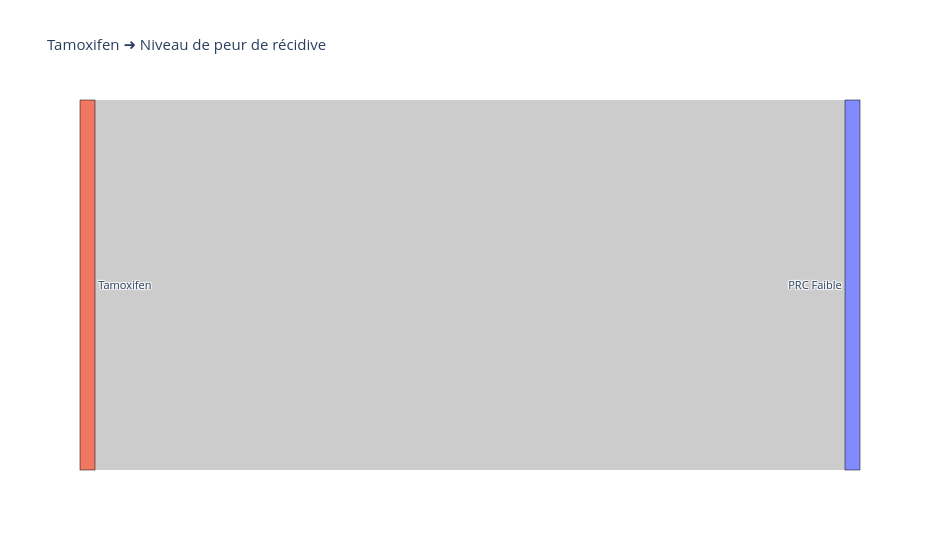
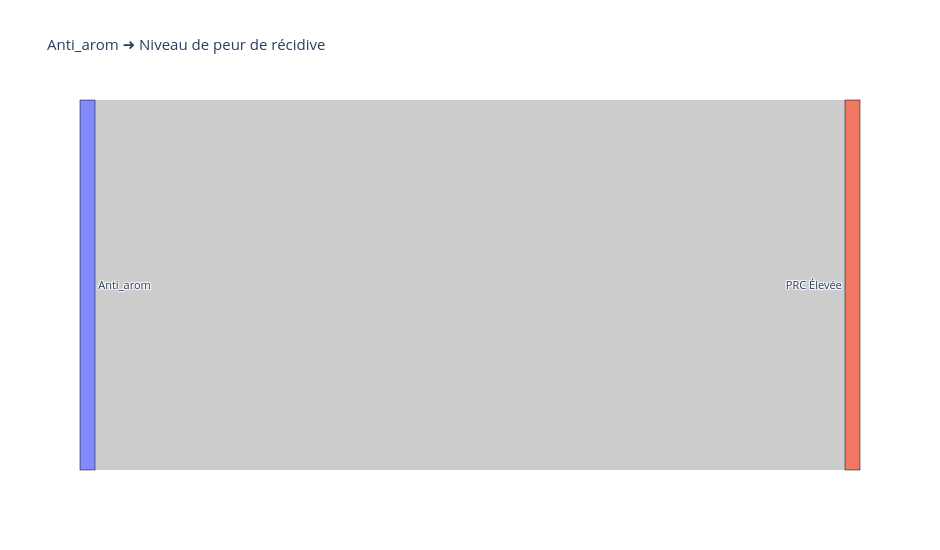

These figures' notebook cell, in order:
### Code cell
df_unique_patients = (
    df_long[["ID_PATIENT", "PRC"]]
    .drop_duplicates()
    .merge(
        df_merged[["ID_PATIENT"] + traitements].drop_duplicates("ID_PATIENT"),
        on="ID_PATIENT",
        how="left"
    )
)
print(df_unique_patients.head())
print(df_unique_patients.isna().sum())


for trt in traitements:
    df_tmp = df_unique_patients[df_unique_patients[trt] == 1]
    
    links_trt_prc = (
        df_tmp.groupby([trt, "PRC"])
              .size()
              .reset_index(name="value")
              .assign(PRC=lambda d: d["PRC"].map({0: "PRC Faible", 1: "PRC Élevée"}))
              .assign(**{trt: trt})
              .rename(columns={trt: "source", "PRC": "target"})
    )

    sankey_from_df(links_trt_prc, f"{trt} ➜ Niveau de peur de récidive")
df_unique_patients["PRC"].map({0: "PRC Faible", 1: "PRC Élevée"}).value_counts().plot.pie(
    autopct="%1.1f%%", startangle=90, colors=["lightblue", "salmon"], ylabel="", title="Répartition PRC"
)
plt.show()

### Figure 1 — Plotly figure (JSON) as saved in the notebook; plotly's stock layout.template omitted (floating-point values rounded to 4 significant figures)
{"data": [{"arrangement": "snap", "link": {"source": [1], "target": [0], "value": [2]}, "node": {"label": ["PRC Faible", "Tamoxifen"], "line": {"color": "black", "width": 0.5}, "pad": 15, "thickness": 15}, "type": "sankey"}], "layout": {"font": {"size": 11}, "height": 550, "title": {"text": "Tamoxifen ➜ Niveau de peur de récidive"}, "width": 940}}

### Figure 2 — Plotly figure (JSON) as saved in the notebook; plotly's stock layout.template omitted (floating-point values rounded to 4 significant figures)
{"data": [{"arrangement": "snap", "link": {"source": [0], "target": [1], "value": [1]}, "node": {"label": ["Anti_arom", "PRC Élevée"], "line": {"color": "black", "width": 0.5}, "pad": 15, "thickness": 15}, "type": "sankey"}], "layout": {"font": {"size": 11}, "height": 550, "title": {"text": "Anti_arom ➜ Niveau de peur de récidive"}, "width": 940}}
